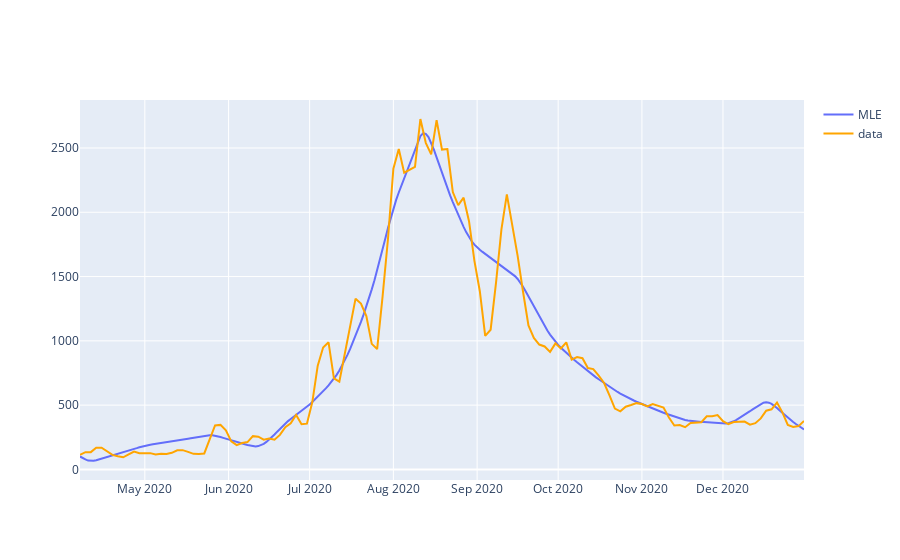

The notebook cell this image was saved under:
### Code cell
target = "notifications"

fig = go.Figure()
fig = fig.add_trace(go.Scatter(x = res.derived_outputs[target].keys(), y = res.derived_outputs[target], name = "MLE"))
fig = fig.add_trace(go.Scatter(x = bcm.targets[target].data.keys(), y = bcm.targets[target].data, name = "data", marker = dict(color='orange')))
fig.show()

### Figure 1 — Plotly figure (JSON) as saved in the notebook; plotly's stock layout.template omitted (floating-point values rounded to 4 significant figures; data arrays with more than 128 entries replaced by an {"elided": "..."} marker saying what was removed)
{"data": [{"name": "MLE", "type": "scatter", "x": {"elided": "269 str values"}, "y": {"elided": "269 float values"}}, {"marker": {"color": "orange"}, "name": "data", "type": "scatter", "x": {"elided": "135 str values"}, "y": {"elided": "135 float values"}}], "layout": {}}
